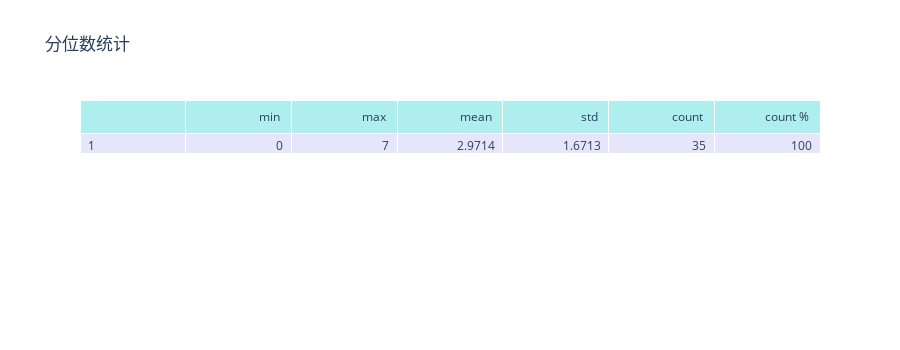
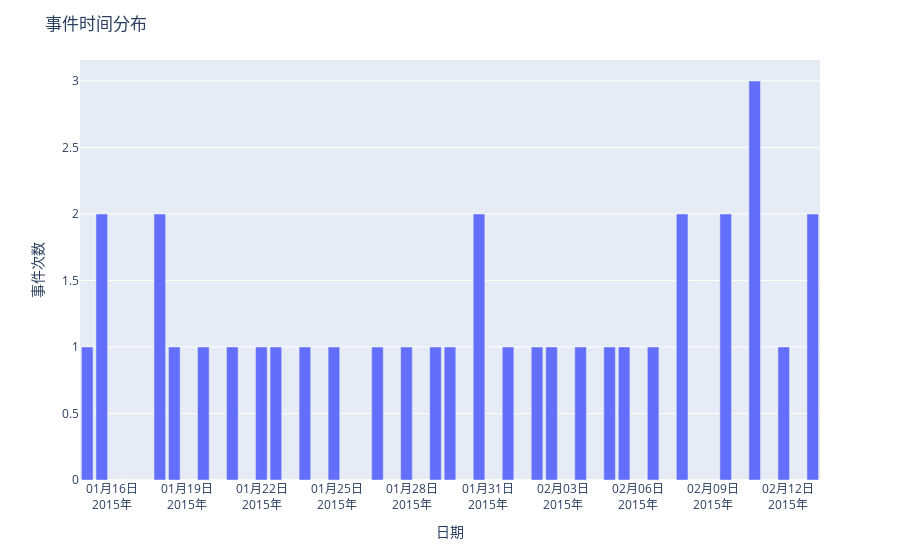
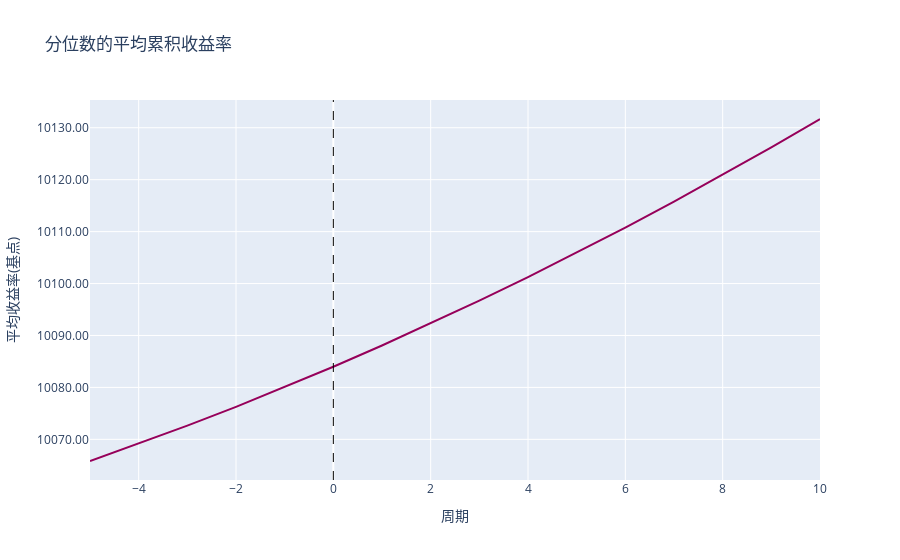
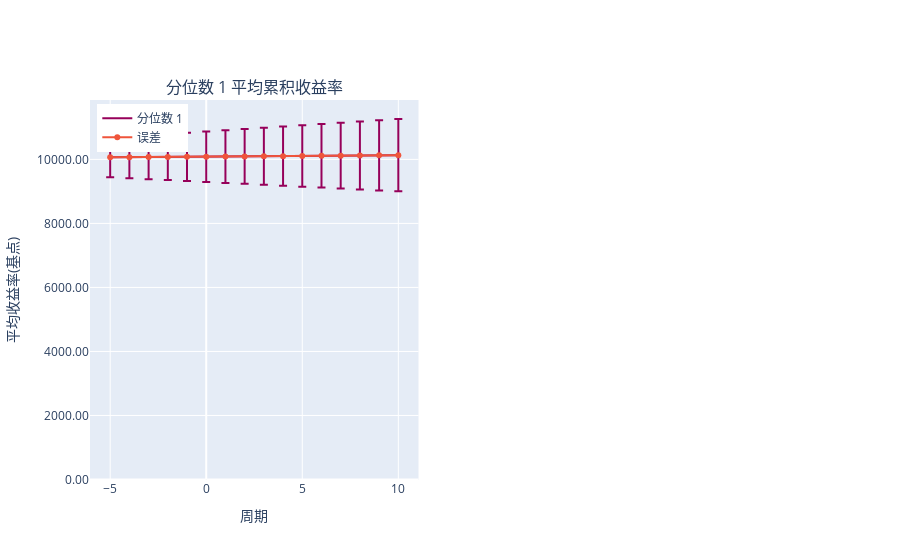

Write notebook code for charts like these, in order.
### Code cell
create_event_study_tear_sheet(event_data, prices, avgretplot=(5, 10))

### Figure 1 — Plotly figure (JSON) as saved in the notebook; plotly's stock layout.template omitted (floating-point values rounded to 4 significant figures)
{"data": [{"cells": {"align": ["left", "right"], "fill": {"color": "lavender"}, "values": [[1], [0], [7], [2.971], [1.671], [35], [100]]}, "header": {"align": ["left", "right"], "fill": {"color": "paleturquoise"}, "values": ["", "min <br>", "max <br>", "mean <br>", "std <br>", "count <br>", "count % <br>"]}, "type": "table"}], "layout": {"height": 350, "title": {"text": "分位数统计"}}}

### Figure 2 — Plotly figure (JSON) as saved in the notebook; plotly's stock layout.template omitted (floating-point values rounded to 4 significant figures)
{"data": [{"alignmentgroup": "True", "hovertemplate": "日期=%{x}<br>事件次数=%{y}<extra></extra>", "legendgroup": "", "marker": {"color": "#636efa"}, "name": "", "offsetgroup": "", "orientation": "v", "showlegend": false, "textposition": "auto", "type": "bar", "x": ["2015-01-15T00:00:00", "2015-01-15T13:55:12", "2015-01-16T03:50:24", "2015-01-16T17:45:36", "2015-01-17T07:40:48", "2015-01-17T21:36:00", "2015-01-18T11:31:12", "2015-01-19T01:26:24", "2015-01-19T15:21:36", "2015-01-20T05:16:48", "2015-01-20T19:12:00", "2015-01-21T09:07:12", "2015-01-21T23:02:24", "2015-01-22T12:57:36", "2015-01-23T02:52:48", "2015-01-23T16:48:00", "2015-01-24T06:43:12", "2015-01-24T20:38:24", "2015-01-25T10:33:36", "2015-01-26T00:28:48", "2015-01-26T14:24:00", "2015-01-27T04:19:12", "2015-01-27T18:14:24", "2015-01-28T08:09:36", "2015-01-28T22:04:48", "2015-01-29T12:00:00", "2015-01-30T01:55:12", "2015-01-30T15:50:24", "2015-01-31T05:45:36", "2015-01-31T19:40:48", "2015-02-01T09:36:00", "2015-02-01T23:31:12", "2015-02-02T13:26:24", "2015-02-03T03:21:36", "2015-02-03T17:16:48", "2015-02-04T07:12:00", "2015-02-04T21:07:12", "2015-02-05T11:02:24", "2015-02-06T00:57:36", "2015-02-06T14:52:48", "2015-02-07T04:48:00", "2015-02-07T18:43:12", "2015-02-08T08:38:24", "2015-02-08T22:33:36", "2015-02-09T12:28:48", "2015-02-10T02:24:00", "2015-02-10T16:19:12", "2015-02-11T06:14:24", "2015-02-11T20:09:36", "2015-02-12T10:04:48", "2015-02-13T00:00:00"], "xaxis": "x", "y": [1, 2, 0, 0, 0, 2, 1, 0, 1, 0, 1, 0, 1, 1, 0, 1, 0, 1, 0, 0, 1, 0, 1, 0, 1, 1, 0, 2, 0, 1, 0, 1, 1, 0, 1, 0, 1, 1, 0, 1, 0, 2, 0, 0, 2, 0, 3, 0, 1, 0, 2], "yaxis": "y"}], "layout": {"barmode": "relative", "legend": {"tracegroupgap": 0}, "margin": {"t": 60}, "showlegend": false, "title": {"text": "事件时间分布"}, "xaxis": {"anchor": "y", "domain": [0, 1], "tickformat": "%m月%d日<br>%Y年", "title": {"text": "日期"}}, "yaxis": {"anchor": "x", "domain": [0, 1], "title": {"text": "事件次数"}}}}

### Figure 3 — Plotly figure (JSON) as saved in the notebook; plotly's stock layout.template omitted (floating-point values rounded to 4 significant figures)
{"data": [{"line": {"color": "rgb(150,0,90)"}, "mode": "lines", "name": "分位数 1", "type": "scatter", "x": [-5, -4, -3, -2, -1, 0, 1, 2, 3, 4, 5, 6, 7, 8, 9, 10], "y": [10070.0, 10070.0, 10070.0, 10080.0, 10080.0, 10080.0, 10090.0, 10090.0, 10100.0, 10100.0, 10110.0, 10110.0, 10120.0, 10120.0, 10130.0, 10130.0]}], "layout": {"legend": {"x": 0.01, "xanchor": "left", "y": 0.99, "yanchor": "top"}, "shapes": [{"line": {"color": "black", "dash": "dash", "width": 1}, "name": "基准", "type": "line", "x0": 0, "x1": 0, "y0": 0, "y1": 1, "yref": "paper"}], "title": {"text": "分位数的平均累积收益率"}, "xaxis": {"anchor": "y", "domain": [0, 1], "title": {"text": "周期"}}, "yaxis": {"anchor": "x", "domain": [0, 1], "tickformat": ".2f", "title": {"text": "平均收益率(基点)"}}}}

### Figure 4 — Plotly figure (JSON) as saved in the notebook; plotly's stock layout.template omitted (floating-point values rounded to 4 significant figures)
{"data": [{"line": {"color": "rgb(150,0,90)"}, "mode": "lines", "name": "分位数 1", "type": "scatter", "x": [-5, -4, -3, -2, -1, 0, 1, 2, 3, 4, 5, 6, 7, 8, 9, 10], "xaxis": "x", "y": [10070.0, 10070.0, 10070.0, 10080.0, 10080.0, 10080.0, 10090.0, 10090.0, 10100.0, 10100.0, 10110.0, 10110.0, 10120.0, 10120.0, 10130.0, 10130.0], "yaxis": "y"}, {"error_y": {"array": [624.0, 656.6, 689.4, 722.5, 755.8, 789.3, 822.9, 856.6, 890.5, 924.5, 958.5, 992.7, 1027.0, 1061.0, 1096.0, 1130.0], "color": "rgb(150,0,90)", "type": "data"}, "name": "误差", "showlegend": true, "type": "scatter", "x": [-5, -4, -3, -2, -1, 0, 1, 2, 3, 4, 5, 6, 7, 8, 9, 10], "xaxis": "x", "y": [10070.0, 10070.0, 10070.0, 10080.0, 10080.0, 10080.0, 10090.0, 10090.0, 10100.0, 10100.0, 10110.0, 10110.0, 10120.0, 10120.0, 10130.0, 10130.0], "yaxis": "y"}], "layout": {"annotations": [{"font": {"size": 16}, "showarrow": false, "text": "分位数 1 平均累积收益率", "x": 0.225, "xanchor": "center", "xref": "paper", "y": 1, "yanchor": "bottom", "yref": "paper"}], "legend": {"x": 0.01, "xanchor": "left", "y": 0.99, "yanchor": "top"}, "shapes": [{"line": {"color": "black", "dash": "dash", "width": 1}, "name": "基准", "type": "line", "x0": 0, "x1": 0, "xref": "x", "y0": 0, "y1": 1, "yref": "y"}], "xaxis": {"anchor": "y", "domain": [0, 0.45], "title": {"text": "周期"}}, "xaxis2": {"anchor": "y2", "domain": [0.55, 1], "title": {"text": "周期"}}, "yaxis": {"anchor": "x", "domain": [0, 1], "tickformat": ".2f", "title": {"text": "平均收益率(基点)"}}, "yaxis2": {"anchor": "x2", "domain": [0, 1], "tickformat": ".2f", "title": {"text": "平均收益率(基点)"}}}}
